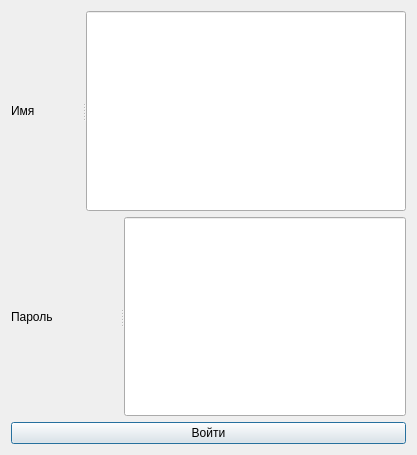
<?xml version="1.0" encoding="UTF-8"?>
<ui version="4.0">
 <class>RegUser</class>
 <widget class="QDialog" name="RegUser">
  <property name="geometry">
   <rect>
    <x>0</x>
    <y>0</y>
    <width>417</width>
    <height>455</height>
   </rect>
  </property>
  <property name="windowTitle">
   <string>Dialog</string>
  </property>
  <layout class="QVBoxLayout" name="verticalLayout_3">
   <item>
    <layout class="QVBoxLayout" name="verticalLayout_2">
     <item>
      <layout class="QVBoxLayout" name="verticalLayout">
       <item>
        <widget class="QSplitter" name="splitter_2">
         <property name="orientation">
          <enum>Qt::Orientation::Horizontal</enum>
         </property>
         <widget class="QLabel" name="label">
          <property name="text">
           <string>Имя</string>
          </property>
         </widget>
         <widget class="QLineEdit" name="userName"/>
        </widget>
       </item>
       <item>
        <widget class="QSplitter" name="splitter">
         <property name="orientation">
          <enum>Qt::Orientation::Horizontal</enum>
         </property>
         <widget class="QLabel" name="label_2">
          <property name="text">
           <string>Пароль</string>
          </property>
         </widget>
         <widget class="QLineEdit" name="passwordUser"/>
        </widget>
       </item>
      </layout>
     </item>
     <item>
      <widget class="QPushButton" name="regUserButton">
       <property name="text">
        <string>Войти</string>
       </property>
      </widget>
     </item>
    </layout>
   </item>
  </layout>
 </widget>
 <resources/>
 <connections/>
</ui>
